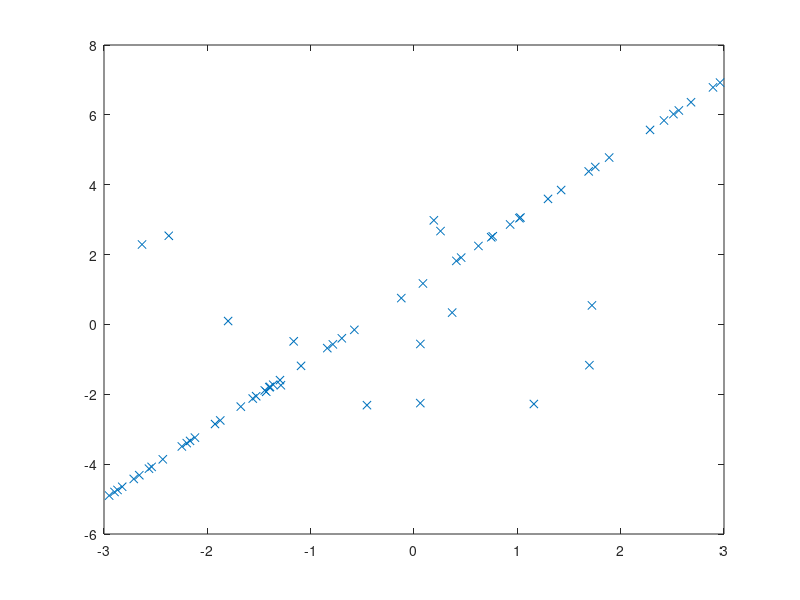

Write MATLAB code to recreate this figure. (Note: this script raises an error after producing the figure.)
%%
nSamples = 50;
x = -3 + 6*rand(nSamples,1);

a = 2;
b = 1;
y = a*x+b;

nOutliers = ceil(nSamples*0.3);
y_noise = -3 + 6 * rand(nOutliers,1);
x_noise = min(x) + (max(x)-min(x)) * rand(nOutliers,1);

x = [x; x_noise];
y = [y; y_noise];

figure;
plot(x,y,'x')

%%
w = g_ransac(x,y)
hold on;
plot(x,[x,ones(size(x,1),1)]*w,'k--')